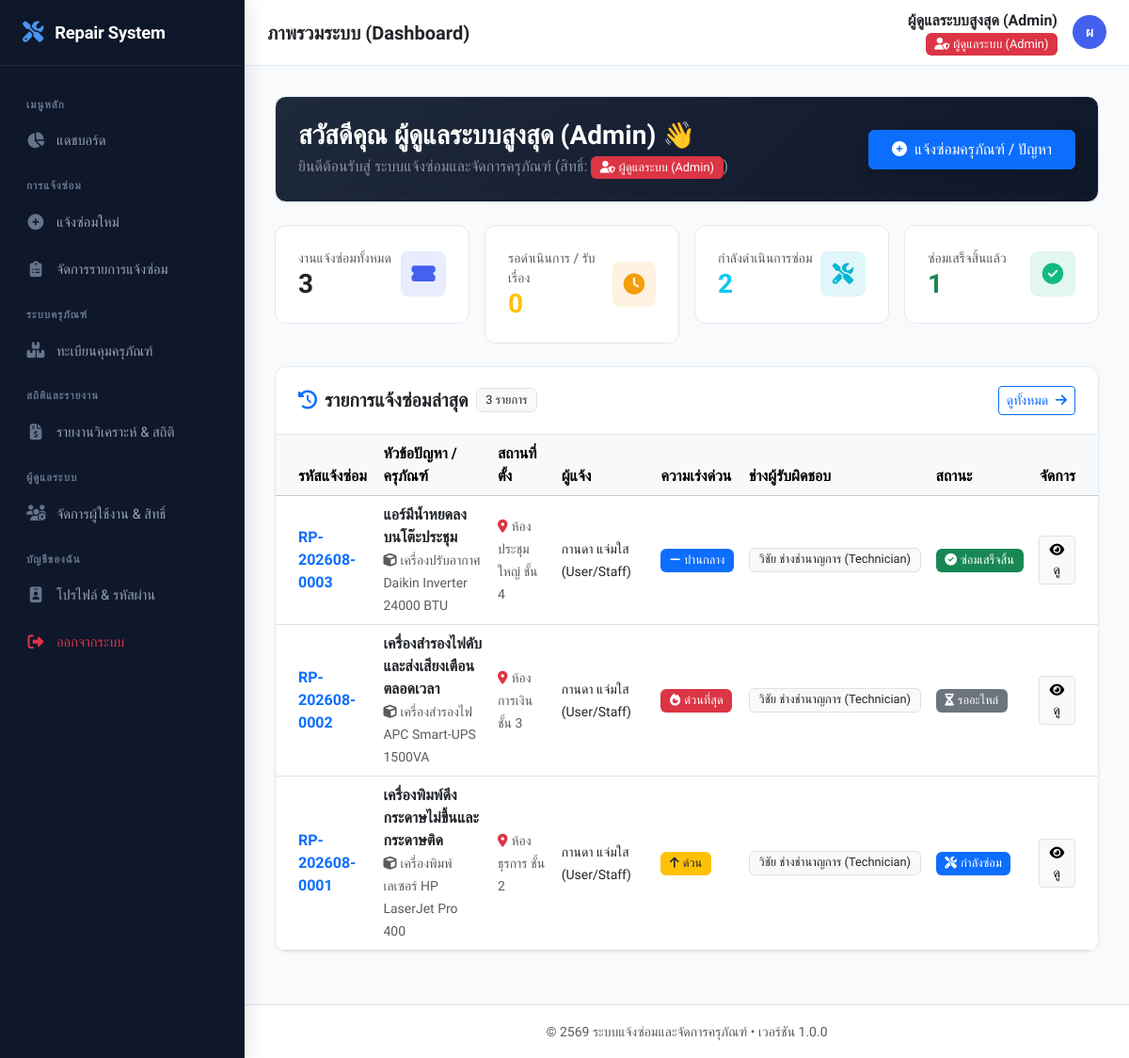
/index.php (signed in), run on the app's committed database.
### tables this page shows
CREATE TABLE IF NOT EXISTS `repairs` (
    `id` INT AUTO_INCREMENT PRIMARY KEY,
    `ticket_no` VARCHAR(30) NOT NULL UNIQUE,
    `user_id` INT NOT NULL,
    `equipment_id` INT DEFAULT NULL,
    `location` VARCHAR(150) DEFAULT NULL,
    `urgent_level` ENUM('low', 'normal', 'high', 'urgent') NOT NULL DEFAULT 'normal',
    `problem_title` VARCHAR(200) NOT NULL,
    `problem_description` TEXT NOT NULL,
    `damage_image` VARCHAR(255) DEFAULT NULL,
    `status` ENUM('pending', 'assigned', 'in_progress', 'waiting_parts', 'completed', 'cancelled') NOT NULL DEFAULT 'pending',
    `technician_id` INT DEFAULT NULL,
    `assigned_at` DATETIME DEFAULT NULL,
    `completed_at` DATETIME DEFAULT NULL,
    `total_cost` DECIMAL(10, 2) DEFAULT 0.00,
    `repair_solution` TEXT DEFAULT NULL,
    `repair_image` VARCHAR(255) DEFAULT NULL,
    `created_at` DATETIME DEFAULT CURRENT_TIMESTAMP,
    `updated_at` DATETIME DEFAULT CURRENT_TIMESTAMP ON UPDATE CURRENT_TIMESTAMP,
    FOREIGN KEY (`user_id`) REFERENCES `users`(`id`) ON DELETE CASCADE,
    FOREIGN KEY (`equipment_id`) REFERENCES `equipments`(`id`) ON DELETE SET NULL,
    FOREIGN KEY (`technician_id`) REFERENCES `users`(`id`) ON DELETE SET NULL
);

CREATE TABLE IF NOT EXISTS `equipments` (
    `id` INT AUTO_INCREMENT PRIMARY KEY,
    `code` VARCHAR(50) NOT NULL UNIQUE,
    `name` VARCHAR(150) NOT NULL,
    `category_id` INT DEFAULT NULL,
    `serial_number` VARCHAR(100) DEFAULT NULL,
    `location` VARCHAR(150) DEFAULT NULL,
    `department` VARCHAR(100) DEFAULT NULL,
    `purchase_date` DATE DEFAULT NULL,
    `purchase_price` DECIMAL(12, 2) DEFAULT 0.00,
    `warranty_expire` DATE DEFAULT NULL,
    `status` ENUM('available', 'repairing', 'damaged', 'disposed') NOT NULL DEFAULT 'available',
    `image` VARCHAR(255) DEFAULT NULL,
    `note` TEXT DEFAULT NULL,
    `created_at` DATETIME DEFAULT CURRENT_TIMESTAMP,
    `updated_at` DATETIME DEFAULT CURRENT_TIMESTAMP ON UPDATE CURRENT_TIMESTAMP,
    FOREIGN KEY (`category_id`) REFERENCES `categories`(`id`) ON DELETE SET NULL
);

CREATE TABLE IF NOT EXISTS `users` (
    `id` INT AUTO_INCREMENT PRIMARY KEY,
    `username` VARCHAR(50) NOT NULL UNIQUE,
    `password` VARCHAR(255) NOT NULL,
    `fullname` VARCHAR(100) NOT NULL,
    `email` VARCHAR(100) DEFAULT NULL,
    `phone` VARCHAR(30) DEFAULT NULL,
    `role` ENUM('admin', 'technician', 'inventory', 'user') NOT NULL DEFAULT 'user',
    `department` VARCHAR(100) DEFAULT NULL,
    `avatar` VARCHAR(255) DEFAULT NULL,
    `status` ENUM('active', 'inactive') NOT NULL DEFAULT 'active',
    `created_at` DATETIME DEFAULT CURRENT_TIMESTAMP,
    `updated_at` DATETIME DEFAULT CURRENT_TIMESTAMP ON UPDATE CURRENT_TIMESTAMP
);

### index.php (the view, shortened to what this page needs)
<?php
require_once __DIR__ . '/config/db.php';
require_once __DIR__ . '/includes/auth_check.php';
$user_fullname = $_SESSION['user_fullname'] ?? 'ผู้ใช้งาน';
$stat_total_repairs = (int)$pdo->query("SELECT COUNT(*) FROM repairs")->fetchColumn();
$stat_pending = (int)$pdo->query("SELECT COUNT(*) FROM repairs WHERE status = 'pending'")->fetchColumn();
$stat_in_progress = (int)$pdo->query("SELECT COUNT(*) FROM repairs WHERE status IN ('assigned', 'in_progress', 'waiting_parts')")->fetchColumn();
$stat_completed = (int)$pdo->query("SELECT COUNT(*) FROM repairs WHERE status = 'completed'")->fetchColumn();
$my_repairs_count = 0;
$my_assigned_jobs = 0;
$recent_sql = "SELECT r.*, e.code as eq_code, e.name as eq_name, u.fullname as requester_name, t.fullname as tech_name
               FROM repairs r
               LEFT JOIN equipments e ON r.equipment_id = e.id
               LEFT JOIN users u ON r.user_id = u.id
               LEFT JOIN users t ON r.technician_id = t.id
               WHERE 1=1";
$recent_sql .= " ORDER BY r.id DESC LIMIT 8";
$recent_repairs = $pdo->query($recent_sql)->fetchAll();
require_once __DIR__ . '/includes/header.php';
require_once __DIR__ . '/includes/sidebar.php';
?>
<div class="main-content">
    <?php require_once __DIR__ . '/includes/navbar.php'; ?>
    <div class="content-body">
        <div class="card-modern p-4 mb-4" style="background: linear-gradient(135deg, #1e293b 0%, #0f172a 100%); color: #ffffff;">
            <div class="d-flex flex-wrap align-items-center justify-content-between gap-3">
                <div>
                    <h3 class="fw-bold mb-1">สวัสดีคุณ <?= htmlspecialchars($user_fullname) ?> 👋</h3>
                    <p class="text-white-50 mb-0">ยินดีต้อนรับสู่ <?= SITE_NAME ?> (สิทธิ์: <?= role_badge($user_role) ?>)</p>
                </div>
                <div class="d-flex gap-2">
                    <a href="<?= base_url('modules/repair/create.php') ?>" class="btn btn-primary px-4 py-2 fw-medium shadow">
                        <i class="fas fa-plus-circle me-1"></i> แจ้งซ่อมครุภัณฑ์ / ปัญหา
                    </a>
                </div>
            </div>
        </div>
        <div class="row g-3 mb-4">
            <div class="col-6 col-lg-3">
                <div class="stat-card stat-primary">
                    <div class="d-flex justify-content-between align-items-center">
                        <div>
                            <div class="text-muted small"><?= ($user_role === 'user') ? 'งานแจ้งซ่อมของฉัน' : 'งานแจ้งซ่อมทั้งหมด' ?></div>
                            <h3 class="fw-bold mb-0 text-dark"><?= ($user_role === 'user') ? $my_repairs_count : number_format($stat_total_repairs) ?></h3>
                        </div>
                        <div class="stat-icon"><i class="fas fa-ticket-alt"></i></div>
                    </div>
                </div>
            </div>
            <div class="col-6 col-lg-3">
                <div class="stat-card stat-warning">
                    <div class="d-flex justify-content-between align-items-center">
                        <div>
                            <div class="text-muted small">รอดำเนินการ / รับเรื่อง</div>
                            <h3 class="fw-bold mb-0 text-warning"><?= number_format($stat_pending) ?></h3>
                        </div>
                        <div class="stat-icon"><i class="fas fa-clock"></i></div>
                    </div>
                </div>
            </div>
            <div class="col-6 col-lg-3">
                <div class="stat-card stat-info">
                    <div class="d-flex justify-content-between align-items-center">
                        <div>
                            <div class="text-muted small"><?= ($user_role === 'technician') ? 'งานที่ฉันรับผิดชอบ' : 'กำลังดำเนินการซ่อม' ?></div>
                            <h3 class="fw-bold mb-0 text-info"><?= ($user_role === 'technician') ? $my_assigned_jobs : number_format($stat_in_progress) ?></h3>
                        </div>
                        <div class="stat-icon"><i class="fas fa-tools"></i></div>
                    </div>
                </div>
            </div>
            <div class="col-6 col-lg-3">
                <div class="stat-card stat-success">
                    <div class="d-flex justify-content-between align-items-center">
                        <div>
                            <div class="text-muted small">ซ่อมเสร็จสิ้นแล้ว</div>
                            <h3 class="fw-bold mb-0 text-success"><?= number_format($stat_completed) ?></h3>
                        </div>
                        <div class="stat-icon"><i class="fas fa-check-circle"></i></div>
                    </div>
                </div>
            </div>
        </div>
        <div class="row g-4 mb-4">
            <div class="col-12">
                <div class="card-modern">
                    <div class="card-header-modern">
                        <div class="d-flex align-items-center gap-2">
                            <h5 class="fw-bold mb-0 text-dark"><i class="fas fa-history text-primary me-2"></i>รายการแจ้งซ่อมล่าสุด</h5>
                            <span class="badge bg-light text-dark border"><?= count($recent_repairs) ?> รายการ</span>
                        </div>
                        <a href="<?= base_url('modules/repair/index.php') ?>" class="btn btn-sm btn-outline-primary">
                            ดูทั้งหมด <i class="fas fa-arrow-right ms-1"></i>
                        </a>
                    </div>
                    <div class="table-responsive">
                        <table class="table table-hover align-middle mb-0">
                            <thead class="table-light">
                                <tr>
                                    <th class="ps-4">รหัสแจ้งซ่อม</th>
                                    <th>หัวข้อปัญหา / ครุภัณฑ์</th>
                                    <th>สถานที่ตั้ง</th>
                                    <th>ผู้แจ้ง</th>
                                    <th>ความเร่งด่วน</th>
                                    <th>ช่างผู้รับผิดชอบ</th>
                                    <th>สถานะ</th>
                                    <th class="text-end pe-4">จัดการ</th>
                                </tr>
                            </thead>
                            <tbody>
                                <?php if (empty($recent_repairs)): ?>
                                    <tr>
                                        <td colspan="8" class="text-center py-4 text-muted">
                                            <i class="fas fa-clipboard-check fa-2x mb-2 opacity-50"></i>
                                            <div>ยังไม่มีรายการแจ้งซ่อมในระบบ</div>
                                        </td>
                                    </tr>
                                <?php else: ?>
                                    <?php foreach ($recent_repairs as $rep): ?>
                                    <tr>
                                        <td class="ps-4">
                                            <a href="<?= base_url('modules/repair/detail.php?id=' . $rep['id']) ?>" class="fw-bold text-primary">
                                                <?= htmlspecialchars($rep['ticket_no']) ?>
                                            </a>
                                        </td>
                                        <td>
                                            <div class="fw-semibold text-dark"><?= htmlspecialchars($rep['problem_title']) ?></div>
                                            <?php if (!empty($rep['eq_name'])): ?>
                                                <small class="text-muted"><i class="fas fa-cube me-1"></i><?= htmlspecialchars($rep['eq_name']) ?></small>
                                            <?php endif; ?>
                                        </td>
                                        <td><small class="text-muted"><i class="fas fa-map-marker-alt text-danger me-1"></i><?= htmlspecialchars($rep['location'] ?? '-') ?></small></td>
                                        <td><small class="fw-medium text-dark"><?= htmlspecialchars($rep['requester_name']) ?></small></td>
                                        <td><?= urgent_badge($rep['urgent_level']) ?></td>
                                        <td>
                                            <?php if (!empty($rep['tech_name'])): ?>
                                                <span class="badge bg-light text-dark border"><?= htmlspecialchars($rep['tech_name']) ?></span>
                                            <?php else: ?>
                                                <span class="text-muted small">ยังไม่ระบุ</span>
                                            <?php endif; ?>
                                        </td>
                                        <td><?= status_badge($rep['status']) ?></td>
                                        <td class="text-end pe-4">
                                            <a href="<?= base_url('modules/repair/detail.php?id=' . $rep['id']) ?>" class="btn btn-sm btn-light border">
                                                <i class="fas fa-eye"></i> ดู
                                            </a>
                                        </td>
                                    </tr>
                                    <?php endforeach; ?>
                                <?php endif; ?>
                            </tbody>
                        </table>
                    </div>
                </div>
            </div>
        </div>
<?php require_once __DIR__ . '/includes/footer.php'; ?>

### config/db.php (shortened to what this page needs)
<?php
function base_url($path = '') {
    return BASE_URL . ltrim($path, '/');
}
function status_badge($status) {
    switch ($status) {
        case 'in_progress':
            return '<span class="badge bg-primary"><i class="fas fa-tools me-1"></i>กำลังซ่อม</span>';
        case 'waiting_parts':
            return '<span class="badge bg-secondary"><i class="fas fa-hourglass-half me-1"></i>รออะไหล่</span>';
        case 'completed':
            return '<span class="badge bg-success"><i class="fas fa-check-circle me-1"></i>ซ่อมเสร็จสิ้น</span>';
    }
}
function urgent_badge($level) {
    switch ($level) {
        case 'normal':
            return '<span class="badge bg-primary"><i class="fas fa-minus me-1"></i>ปานกลาง</span>';
        case 'high':
            return '<span class="badge bg-warning text-dark"><i class="fas fa-arrow-up me-1"></i>ด่วน</span>';
        case 'urgent':
            return '<span class="badge bg-danger"><i class="fas fa-fire me-1"></i>ด่วนที่สุด</span>';
    }
}
function role_badge($role) {
    switch ($role) {
        case 'admin':
            return '<span class="badge bg-danger"><i class="fas fa-user-shield me-1"></i>ผู้ดูแลระบบ (Admin)</span>';
    }
}

### assets/css/style.css (style rules this page uses)
:root { --primary: #4361ee; --primary-light: #4895ef; --primary-dark: #3f37c9; --secondary: #64748b; --success: #10b981; --warning: #f59e0b; --danger: #ef4444; --info: #06b6d4; --bg-body: #f8fafc; --bg-card: #ffffff; --text-main: #1e293b; --text-muted: #64748b; --border-color: #e2e8f0; --sidebar-width: 260px; --header-height: 70px; --radius-sm: 8px; --radius-md: 12px; --radius-lg: 16px; --shadow-sm: 0 1px 3px rgba(0,0,0,0.05); --shadow-md: 0 4px 12px rgba(0,0,0,0.05); --shadow-lg: 0 10px 25px rgba(0,0,0,0.08); }
* { box-sizing: border-box; margin: 0; padding: 0; }
body { font-family: 'Prompt', 'Plus Jakarta Sans', -apple-system, BlinkMacSystemFont, "Segoe UI", Roboto, sans-serif; background-color: var(--bg-body); color: var(--text-main); min-height: 100vh; display: flex; flex-direction: column; }
a { color: var(--primary); text-decoration: none; transition: all 0.2s ease; }
.main-content { flex: 1; display: flex; flex-direction: column; min-width: 0; margin-left: var(--sidebar-width); transition: margin-left 0.3s ease; }
.content-body { padding: 2rem; flex: 1; }
.card-modern { background: var(--bg-card); border: 1px solid var(--border-color); border-radius: var(--radius-md); box-shadow: var(--shadow-sm); transition: transform 0.2s ease, box-shadow 0.2s ease; overflow: hidden; }
.card-header-modern { padding: 1.25rem 1.5rem; border-bottom: 1px solid var(--border-color); background: #ffffff; display: flex; align-items: center; justify-content: space-between; }
.stat-card { background: #ffffff; border: 1px solid var(--border-color); border-radius: var(--radius-md); padding: 1.5rem; position: relative; overflow: hidden; transition: transform 0.2s ease, box-shadow 0.2s ease; }
.stat-card .stat-icon { width: 48px; height: 48px; border-radius: var(--radius-sm); display: flex; align-items: center; justify-content: center; font-size: 1.4rem; }
.stat-card.stat-primary .stat-icon { background: rgba(67, 97, 238, 0.12); color: var(--primary); }
.stat-card.stat-warning .stat-icon { background: rgba(245, 158, 11, 0.12); color: var(--warning); }
.stat-card.stat-success .stat-icon { background: rgba(16, 185, 129, 0.12); color: var(--success); }
.stat-card.stat-info .stat-icon { background: rgba(6, 182, 212, 0.12); color: var(--info); }
.badge { padding: 0.45em 0.75em; font-weight: 500; font-size: 0.8rem; border-radius: 6px; }

### data on the page
repairs: ticket_no "RP-202608-0003", problem_title "แอร์มีน้ำหยดลงบนโต๊ะประชุม", equipment.name "เครื่องปรับอากาศ Daikin Inverter 24000 BTU", location "ห้องประชุมใหญ่ ชั้น 4", user.fullname "กานดา แจ่มใส (User/Staff)", urgent_level "normal" (drawn), technician.fullname "วิชัย ช่างชำนาญการ (Technician)", status "completed" (drawn)
repairs: ticket_no "RP-202608-0002", problem_title "เครื่องสำรองไฟดับและส่งเสียงเตือนตลอดเวลา", equipment.name "เครื่องสำรองไฟ APC Smart-UPS 1500VA", location "ห้องการเงิน ชั้น 3", user.fullname "กานดา แจ่มใส (User/Staff)", urgent_level "urgent" (drawn), technician.fullname "วิชัย ช่างชำนาญการ (Technician)", status "waiting_parts" (drawn)
repairs: ticket_no "RP-202608-0001", problem_title "เครื่องพิมพ์ดึงกระดาษไม่ขึ้นและกระดาษติด", equipment.name "เครื่องพิมพ์เลเซอร์ HP LaserJet Pro 400", location "ห้องธุรการ ชั้น 2", user.fullname "กานดา แจ่มใส (User/Staff)", urgent_level "high" (drawn), technician.fullname "วิชัย ช่างชำนาญการ (Technician)", status "in_progress" (drawn)

### other printed values
$page_title "ภาพรวมระบบ (Dashboard)"
$user_name "ผู้ดูแลระบบสูงสุด (Admin)"
mb_substr($user_name, 0, 1, 'UTF-8') "ผ"
$user_fullname "ผู้ดูแลระบบสูงสุด (Admin)"
SITE_NAME "ระบบแจ้งซ่อมและจัดการครุภัณฑ์"
$stat_total_repairs "3"
$stat_pending "0"
$stat_in_progress "2"
$stat_completed "1"
count($recent_repairs) "3"
SITE_VERSION "1.0.0"
